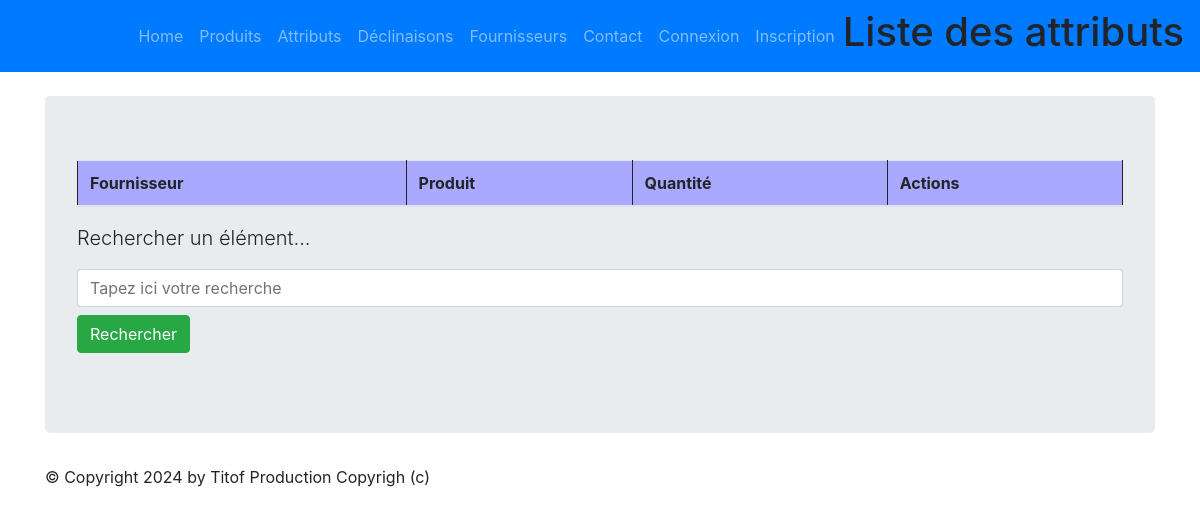
/monapp/order/list, run on an earlier commit of the app's database.
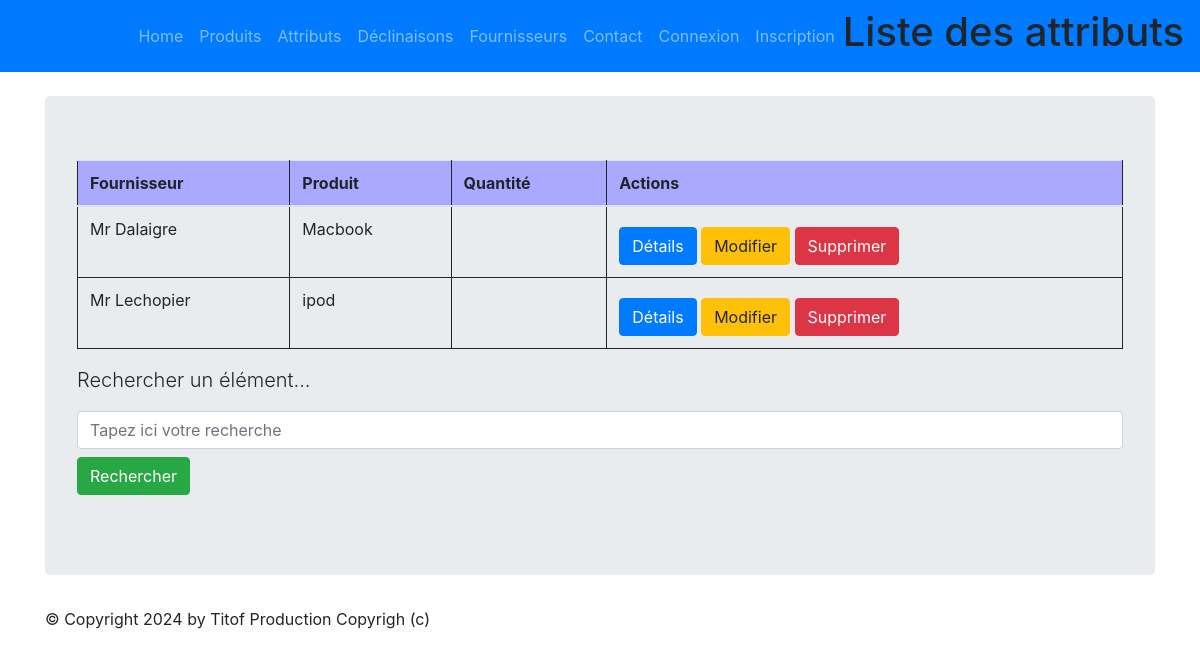
And on a later commit of the database.
### monapp/models.py (models this page shows, shortened)
class Order(models.Model):
    class Meta:
        verbose_name = "Order"
    product_id = models.ForeignKey('Product', verbose_name="Produit", on_delete=models.CASCADE)
    fournisseur_id = models.ForeignKey('Fournisseur', verbose_name="Fournisseur", on_delete=models.CASCADE)
    quantity = models.IntegerField(default=0,verbose_name="quantity")
    prix = models.DecimalField(default=0, decimal_places=2, max_digits=10)
    status = models.SmallIntegerField(choices = ORDER_STATUS, default=0)

class Fournisseur(models.Model):
    class Meta:
        verbose_name = "Fournisseur"
        ordering = ['name']
    name = models.CharField(max_length=100)
    mail = models.CharField(max_length=150)
    adresse = models.CharField(max_length=150)

class Product(models.Model):
    class Meta:
        verbose_name = "Produit"
    name          = models.CharField(max_length=100)
    code          = models.CharField(max_length=10, null=True, blank=True, unique=True)
    price_ht      = models.DecimalField(max_digits=8, decimal_places=2,  null=True, blank=True, verbose_name="Prix unitaire HT")
    price_ttc     = models.DecimalField(max_digits=8, decimal_places=2,  null=True, blank=True, verbose_name="Prix unitaire TTC")
    status        = models.SmallIntegerField(choices=PRODUCT_STATUS, default=0)
    date_creation = models.DateTimeField(blank=True, verbose_name="Date création")
    stock = models.IntegerField(default=0,verbose_name="Stock")

### monapp/views.py (the view)
# urls.py: path("order/list",views.OrderListView.as_view(), name="order-list"),
class OrderListView(ListView):
  model = Order
  template_name = "monapp/list_order.html"
  context_object_name = "orders"
  def get_queryset(self ):
    query = self.request.GET.get('search')
    if query:
      return Order.objects.filter(name__icontains=query)
    return Order.objects.all()
  def get_context_data(self, **kwargs):
    context = super(OrderListView, self).get_context_data(**kwargs)
    context['titremenu'] = "Liste des commandes"
    return context

### monapp/templates/monapp/list_order.html (shortened to what this page needs)
{% extends 'monapp/base.html' %}
{% block menu %}
<h1>Liste des attributs</h1>
{% endblock %}
{% block contenu %}
<table class="table">
    <thead>
        <th>Fournisseur</th>
        <th>Produit</th>
        <th>Quantité</th>
        <th>Actions</th>
    </thead>
    <tbody>
        {% for order in orders %}
        <tr>
            <td>{{ order.fournisseur_id.name }}</td>
            <td>{{ order.product_id.name }}</td>
            <td></td>
            <td>
                <a href="{% url 'order-detail' order.id %}" class="btn btn-primary mt-2">Détails</a>
                <a href="{% url 'order-update' order.id %}" class="btn btn-warning mt-2">Modifier</a>
                <a href="{% url 'order-delete' order.id %}" class="btn btn-danger mt-2">Supprimer</a>
            </td>
        </tr>
        {% endfor %}
    </tbody>
</table>
<p class="lead mb-3 ml-0">Rechercher un élément...</p>
<form method="GET" action="">
    <input class="form-control" type="text" name="search" placeholder="Tapez ici votre recherche"
        value="{{ request.GET.search }}">
    <button type="submit" class="btn btn-success mt-2">Rechercher</button>
</form>
{% endblock %}

What changed in the data, as far as the page shows it:
added Order: fournisseur_id.name "Mr Dalaigre", product_id.name "Macbook"
added Order: fournisseur_id.name "Mr Lechopier", product_id.name "ipod"
